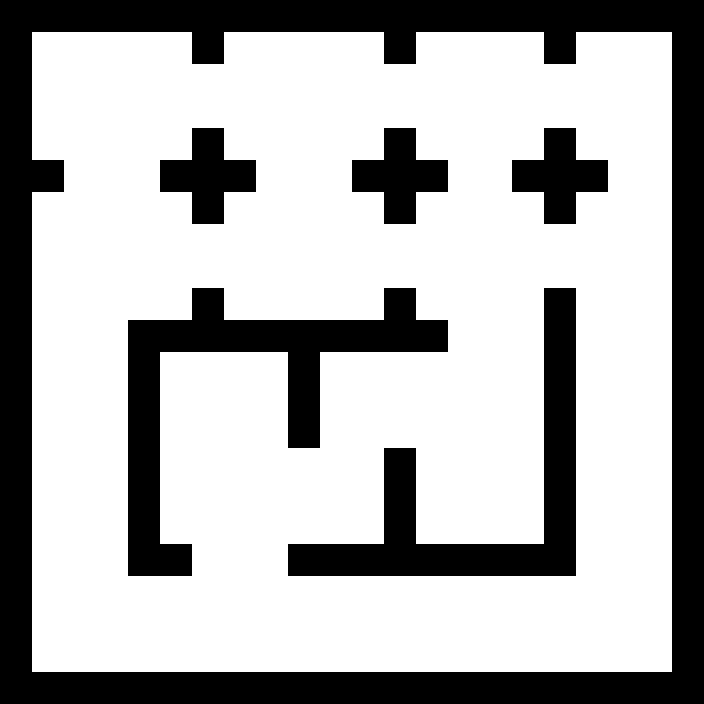

Rendered tile map (Tiled .tmx) drawn with the repository's tilesets; below, a short description and the map source with its tile grids summarised:
An orthogonal 22x22 tile map with 32x32 px tiles, 2 tile layers (Capa de Patrones 1, Capa de patrones 2).

<map version="1.0" orientation="orthogonal" renderorder="right-down" width="22" height="22" tilewidth="32" tileheight="32">
 <tileset firstgid="1" name="black_white" tilewidth="32" tileheight="32">
  <image source="black_white.png" width="320" height="200" />
 </tileset>
 <layer name="Capa de Patrones 1" width="22" height="22">
  <data>[484 cells, 484 non-empty, 1 distinct tile ids]</data>
 </layer>
 <layer name="Capa de patrones 2" width="22" height="22">
  <data>[484 cells, 146 non-empty, 1 distinct tile ids]</data>
 </layer>
</map>
